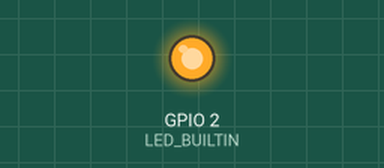
Recording of a sketch running on a simulated ESP8266 (NodeMCU). On the bench: output pins drawn as LEDs (lit = HIGH, except the on-board LED, lit = LOW). WiFi joins after 1.5 s; servers stay silent unless stated.

Above: at 0.1 s.
At 2.6 s:
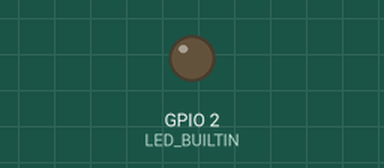
Timing chart, 0 to 4.1 s (numbered marks = the images above):
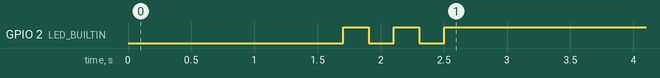

The sketch:

software-for-esp.ino
```cpp
#include <ESP8266WiFi.h>

const char* ssid     = "YourSSID";
const char* password = "YourWiFiPassword";

WiFiServer telnetServer(23);
WiFiClient client;

void setup() {
  Serial.begin(115200, SERIAL_8N1, SERIAL_FULL, 1, true);
  Serial.swap();

  WiFi.begin(ssid, password);
  while (WiFi.status() != WL_CONNECTED) delay(100);

  telnetServer.begin();

  pinMode(LED_BUILTIN, OUTPUT);
  for (int i = 0; i < 3; i++) {
    digitalWrite(LED_BUILTIN, LOW);  delay(200);
    digitalWrite(LED_BUILTIN, HIGH); delay(200);
  }
}

void loop() {
  if (!client || !client.connected())
    client = telnetServer.accept();

  if (client) {
    while (client.available()) Serial.write(client.read());
    while (Serial.available()) client.write(Serial.read());
  }
}
```
